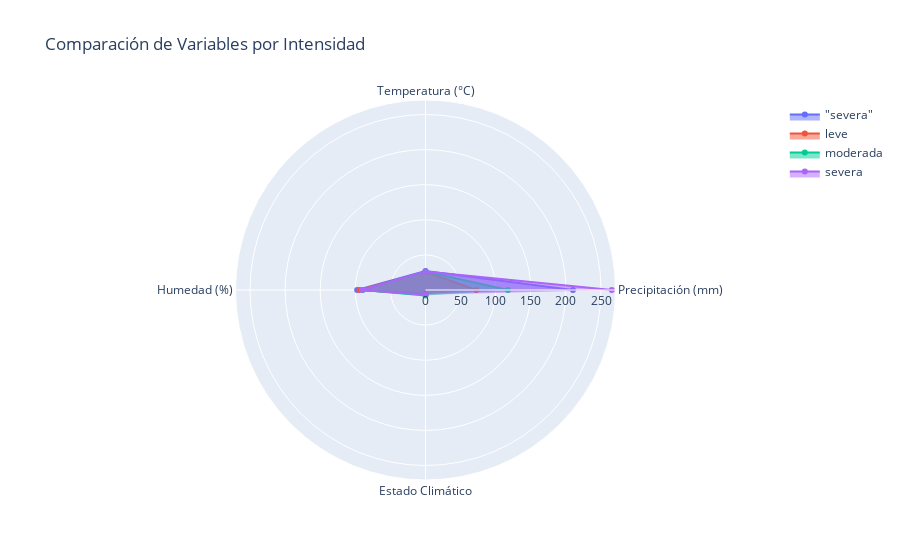

This figure's notebook cell:
### Code cell
# Gráfico de radar para comparar variables por intensidad
import pandas as pd
import plotly.express as px
import plotly.graph_objects as go

# Cargar datos
bd_inundacion = pd.read_csv("inundaciones lluvias.csv")
bd_inundacion['registro_fecha'] = pd.to_datetime(bd_inundacion['registro_fecha'], format='%d/%m/%Y')
bd_inundacion['duracion_lluvia'] = bd_inundacion['duracion_lluvia'].str.replace('h', '').astype(float)

# Calcular promedios por intensidad
vars_mean = bd_inundacion.groupby('intensidad')[['precipitacion_mm', 'temperatura_C', 'indice_humedad', 'estado_climatico']].mean().reset_index()

# Gráfico
fig = go.Figure()
for i, row in vars_mean.iterrows():
    fig.add_trace(go.Scatterpolar(
        r=[row['precipitacion_mm'], row['temperatura_C'], row['indice_humedad'], row['estado_climatico']],
        theta=['Precipitación (mm)', 'Temperatura (°C)', 'Humedad (%)', 'Estado Climático'],
        fill='toself',
        name=row['intensidad']
    ))

fig.update_layout(
    polar=dict(radialaxis=dict(visible=True)),
    showlegend=True,
    title='Comparación de Variables por Intensidad'
)
fig.show()

### Figure 1 — Plotly figure (JSON) as saved in the notebook; plotly's stock layout.template omitted (floating-point values rounded to 4 significant figures)
{"data": [{"fill": "toself", "name": "\"severa\"", "r": [210, 27.03, 97.33, 5], "theta": ["Precipitación (mm)", "Temperatura (°C)", "Humedad (%)", "Estado Climático"], "type": "scatterpolar"}, {"fill": "toself", "name": "leve", "r": [72.5, 26.02, 94.1, 6.3], "theta": ["Precipitación (mm)", "Temperatura (°C)", "Humedad (%)", "Estado Climático"], "type": "scatterpolar"}, {"fill": "toself", "name": "moderada", "r": [117.4, 26.28, 89.39, 7.694], "theta": ["Precipitación (mm)", "Temperatura (°C)", "Humedad (%)", "Estado Climático"], "type": "scatterpolar"}, {"fill": "toself", "name": "severa", "r": [265.3, 26.21, 90.47, 6.706], "theta": ["Precipitación (mm)", "Temperatura (°C)", "Humedad (%)", "Estado Climático"], "type": "scatterpolar"}], "layout": {"polar": {"radialaxis": {"visible": true}}, "showlegend": true, "title": {"text": "Comparación de Variables por Intensidad"}}}
